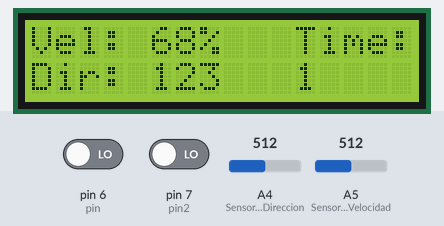
Bench run of a sketch on a simulated Arduino Uno, built with avr-gcc and run on an emulated ATmega328P. Shown: 16×2 character LCD. The inputs (shaded band) are chosen by the test bench; at power-on: A4 (SensorPodDireccion) = 512, pin 7 (pin2) LOW, A5 (SensorPodVelocidad) = 512, pin 6 (pin) LOW. What the sketch prints to the serial monitor is not drawn.

Above: at 6.2 s.
6.3 s: A4 (SensorPodDireccion) set to 400
At 7.8 s:
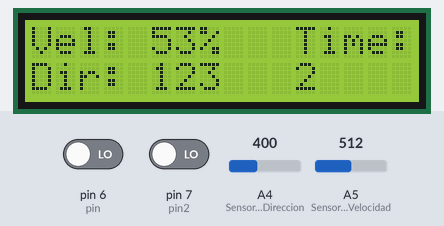
8.5 s: pin 7 (pin2) driven HIGH
At 9.8 s:
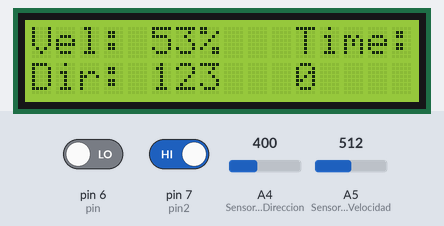
10.5 s: A5 (SensorPodVelocidad) set to 400
At 11.8 s:
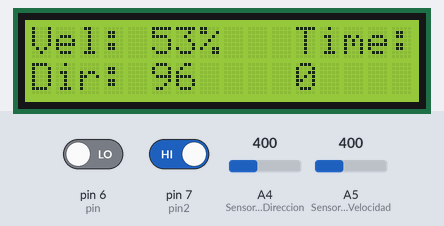
12.5 s: A4 (SensorPodDireccion) set to 420
At 13.4 s:
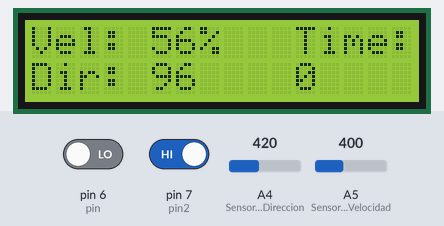
14.5 s: A5 (SensorPodVelocidad) set to 420
At 15.8 s:
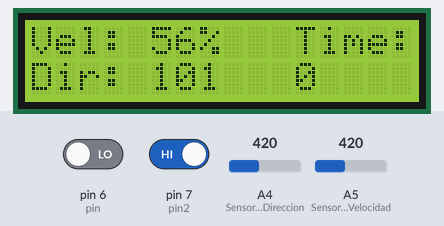
Timing chart, 0 to 15.7 s (numbered marks = the images above; inputs shaded):
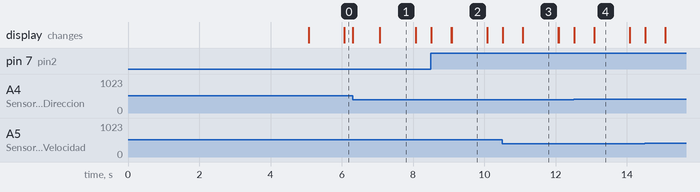

The sketch:

ControllerCode.ino
```cpp
#include <LiquidCrystal.h>
#include <SoftwareSerial.h>
#include <TimerOne.h>


LiquidCrystal lcd(12,9,8,5,4,3,2);

SoftwareSerial miBT(10,11); //Conectar TX al pin 10 y RX al pin 11
const int pin=6, pin2=7;
int value=0,value2=0;
const float SensorPodVelocidad = A5;
const float SensorPodDireccion = A4;
float Pod_vel;
float Pod_dir;
char c = ' ';
String vel;
String dir;
String tempo;
volatile long int Time = 0;

void setup(){
  Serial.begin(9600);
  Serial.println("Listo");
  miBT.begin(38400);

  lcd.begin(16,2);
  lcd.setCursor(0,0);
  lcd.print("Iniciando...");
  delay(5000);
  lcd.setCursor(0,1);
  lcd.print("Dir:");
  lcd.setCursor(0,0);
  lcd.print("Vel:       Time:");
  pinMode(pin,INPUT);
  pinMode(pin2, INPUT);
  Timer1.initialize(1000000);
  Timer1.attachInterrupt(Temporizador);

}

void loop(){
  value = digitalRead(pin);
  value2 = digitalRead(pin2);
  if(miBT.available()){
    c = miBT.read();
    Serial.write(c);
  }

  if(Serial.available()){
    c = Serial.read();
    miBT.write(c);

  }
  Pod_vel=analogRead(SensorPodVelocidad);
    //Configuración pantalla LCD---------------------------------------------------------------
    vel = String((Pod_dir * 100) / 750, 0);
    lcd.setCursor(5,0);
    lcd.print(vel + "%");
    lcd.print("  ");

    dir = String((Pod_vel * 180) /750, 0);
    lcd.setCursor(5, 1);
    lcd.print(dir);
    lcd.print("  ");

    tempo = String(Time, 0);
    Serial.println(Time);
    lcd.setCursor(11, 1);
    lcd.print(Time);
    lcd.print("  ");


//Pod de velocidad
    //Pod_vel=analogRead(SensorPodVelocidad);
    //Serial.write("%d",Pod_vel);
    //Velocidad 1
    if(Pod_vel<=205)
      miBT.write("a");
    //Velocidad 2
    if(Pod_vel>205 && Pod_vel<=410)
      miBT.write("b");
    //Velocidad 3
    if(Pod_vel>410 && Pod_vel<=615)
      miBT.write("c");
    //Velocidad 4
    if(Pod_vel>615 && Pod_vel<=750)
      miBT.write("d");
    //Velocidad 5
    if(Pod_vel>800)
      miBT.write("e");

 //Pod de Direccionamiento
    Pod_dir=analogRead(SensorPodDireccion);
    //Direccion 1
    if(Pod_dir<=205)
      miBT.write("v");
    //Direccion 2
    if(Pod_dir>205 && Pod_dir<=410)
      miBT.write("w");
    //Direccion 3
    if(Pod_dir>410 && Pod_dir<=615)
      miBT.write("x");
    //Direccion 4
    if(Pod_dir>615 && Pod_dir<=750)
      miBT.write("y");
    //Direccion 5
    if(Pod_dir>750)
      miBT.write("z");

    //Boton Cambio de direccion
    if (value==HIGH)
      miBT.write("l");
      //Serial.println("low");
    if (value2 == HIGH)
    {
      Time = 0;
      Serial.println("high");
    }

}

int Temporizador(void){
  Time++;
  if(Time > 1000){
    Time = 0;
  }

  return Time;
}
```

Measured:
- after the input at 10.5 s, the display: changes at once (image 3)
- after the input at 12.5 s, the display: changes at once (image 4)
- what the display in image 1 shows lasts 1.0 s, from 7.1 s to 8.1 s
